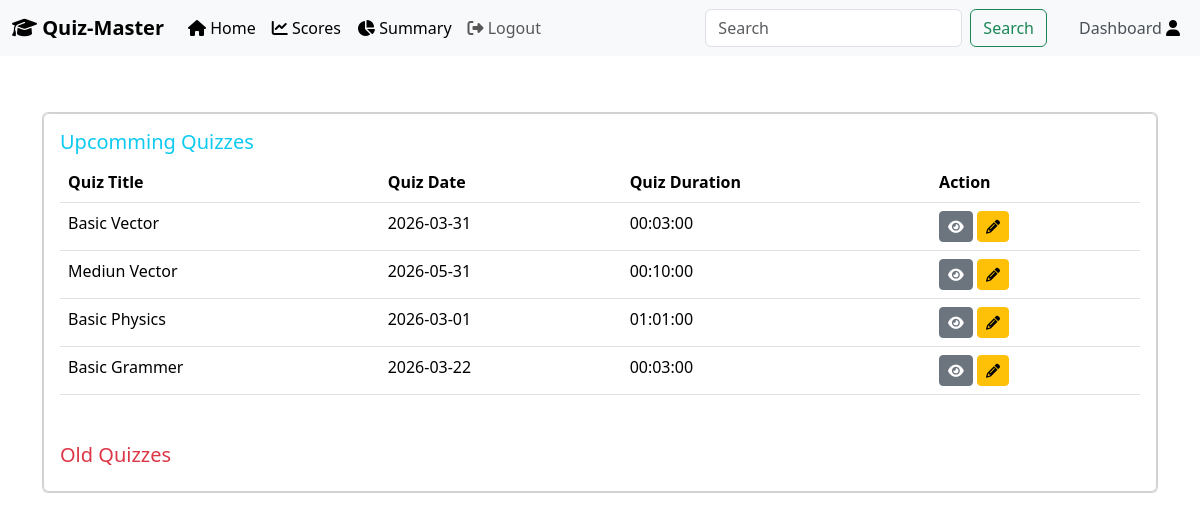
/dashboard (signed in), run on the app's committed database.
### models/models.py (models this page shows, shortened)
class User(db.Model,UserMixin):
    __tablename__ = "users"
    id = db.Column(db.Integer(), primary_key=True, nullable=False, autoincrement=True)
    username = db.Column(db.String(60), nullable=False, unique=True)
    email_address = db.Column(db.String(150), unique=True, nullable=False)
    full_name = db.Column(db.String(60), nullable=False)
    password_hash = db.Column(db.String(255), nullable=False)
    qualification = db.Column(db.String(), nullable=True)
    dob = db.Column(db.String(), nullable=True)
    role = db.Column(db.String(10), nullable=False, default='user')
    scores = db.relationship('Score', backref='user', lazy=True)
    @property
    def password(self):
        raise AttributeError('password is not a readable attribute')

class Quiz(db.Model):
    __tablename__ = "quizzes"
    id = db.Column(db.Integer(), primary_key=True, nullable=False, autoincrement=True)
    title = db.Column(db.String(), nullable=False)
    chapter_id = db.Column(db.Integer(), db.ForeignKey('chapters.id'), nullable=False)
    date_of_quiz = db.Column(db.Date, nullable=False)
    time_duration = db.Column(db.Time, nullable=False)
    remark = db.Column(db.String(100), nullable=True)
    questions = db.relationship('Question', backref='quiz', lazy=True)

### controllers/user_route.py (the view)
@app.route('/dashboard')
@login_required
def dashboard():
    upcoming_quizzes = Quiz.query.filter(Quiz.date_of_quiz > datetime.now()).all()
    old_quizzes = Quiz.query.filter(Quiz.date_of_quiz <= datetime.now()).all()
    quizzes = {
        "upcoming": upcoming_quizzes,
        "old": old_quizzes
    }
    return render_template('dashboard.html',quizzes=quizzes)

### app.py (called while the page is built)
@login_manager.user_loader
def load_user(user_id):
    return db.session.get(User, int(user_id))

### templates/dashboard.html (shortened to what this page needs)
{% extends 'base.html' %}
{% block content %}
<div class="container mb-3">
  <div class="row">
    <div class="col-12 mb-3">
      <div class="card">
            <div class="card">
                <div class="card-body">
                    <h5 class="card-title text-info">Upcomming Quizzes</h5>
                            {% if quizzes %}
                              <table class="table">
                                <thead>
                                  <tr>
                                    <th scope="col">Quiz Title</th>
                                    <th scope="col">Quiz Date</th>
                                    <th scope="col">Quiz Duration</th>
                                    <th scope="col">Action</th>
                                  </tr>
                                </thead>
                                {% for quiz in quizzes['upcoming'] %}
                                          <div class="lead text-center text-md-start text-body-tertiary mb-6 mb-lg-8 font-monospace">
                                            <tbody>
                                              <tr>
                                                <td>{{ quiz.title }}</td>
                                                <td>{{ quiz.date_of_quiz }}</td>
                                                <td>{{ quiz.time_duration }}</td>
                                                <td>
                                                    <button type="button" class="btn btn-secondary pl-1 btn-sm" onclick="showQuizDetails({id: '{{ quiz.id }}', title: '{{ quiz.title }}', date_of_quiz: '{{ quiz.date_of_quiz }}', time_duration: '{{ quiz.time_duration }}', remark: '{{ quiz.remark }}'})">
                                                      <i class="fas fa-eye"></i>
                                                    </button>
                                                    <a class="btn btn-warning pl-1 btn-sm" href="{{ url_for('attempt_quiz', quiz_id=quiz.id) }}">
                                                      <i class="fas fa-pencil-alt"></i>
                                                    </a>
                                                </td>
                                              </tr>
                                            </tbody>
                                          </div>
                                {% endfor %}
                              </table>
                            {% endif %}
                </div>
                <div class="card-body">
                  <h5 class="card-title text-danger">Old Quizzes</h5>
                </div>
            </div>
        </div>
    </div>
</div>
</div>
{% endblock %}

### data on the page
Quiz: title "Basic Vector", date_of_quiz "2026-03-31", time_duration "00:03:00"
Quiz: title "Mediun Vector", date_of_quiz "2026-05-31", time_duration "00:10:00"
Quiz: title "Basic Physics", date_of_quiz "2026-03-01", time_duration "01:01:00"
Quiz: title "Basic Grammer", date_of_quiz "2026-03-22", time_duration "00:03:00"
